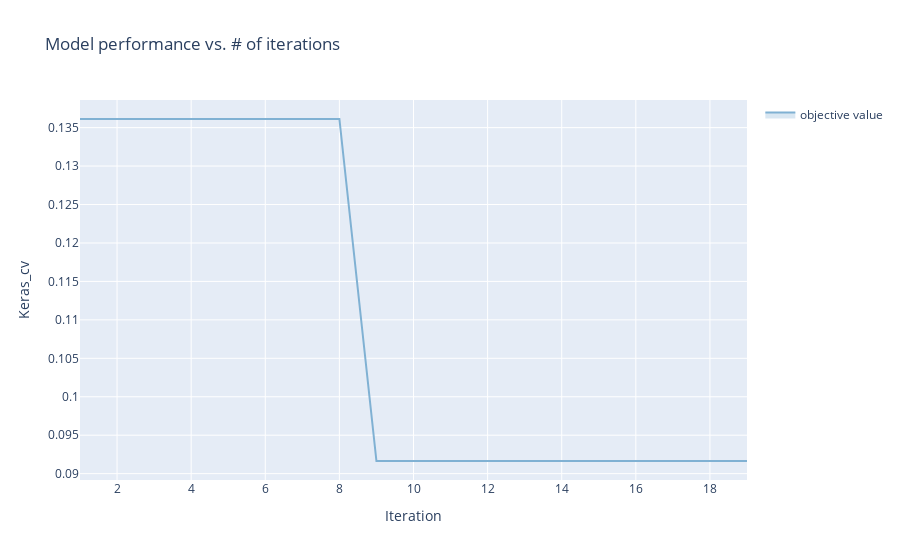

Notebook source saved alongside this figure:
### Code cell
render(ax_client.get_optimization_trace()) # Objective_optimum is op

### Figure 1 — Plotly figure (JSON) as saved in the notebook; plotly's stock layout.template omitted (floating-point values rounded to 4 significant figures)
{"data": [{"showlegend": false, "legendgroup": "", "mode": "lines", "hoverinfo": "none", "y": [0.1361, 0.1361, 0.1361, 0.1361, 0.1361, 0.1361, 0.1361, 0.1361, 0.09165, 0.09165, 0.09165, 0.09165, 0.09165, 0.09165, 0.09165, 0.09165, 0.09165, 0.09165, 0.09165], "x": [1, 2, 3, 4, 5, 6, 7, 8, 9, 10, 11, 12, 13, 14, 15, 16, 17, 18, 19], "line": {"width": 0}, "type": "scatter"}, {"legendgroup": "objective value", "name": "objective value", "text": ["<br><em>Parameterization:</em><br>learning_rate: 0.004001939848177462<br>num_layer_p: 1<br>hidden_units_p: 256<br>dropOutRate_p: 0.5<br>batch_size: 32<br>optimizer: adam", "<br><em>Parameterization:</em><br>learning_rate: 0.000824094380624068<br>num_layer_p: 4<br>hidden_units_p: 1024<br>dropOutRate_p: 0.0<br>batch_size: 2<br>optimizer: adam", "<br><em>Parameterization:</em><br>learning_rate: 0.0004508272510808927<br>num_layer_p: 1<br>hidden_units_p: 1024<br>dropOutRate_p: 0.0<br>batch_size: 32<br>optimizer: rms", "<br><em>Parameterization:</em><br>learning_rate: 0.0004411679522677528<br>num_layer_p: 4<br>hidden_units_p: 512<br>dropOutRate_p: 0.5<br>batch_size: 32<br>optimizer: rms", "<br><em>Parameterization:</em><br>learning_rate: 0.0001361138449132927<br>num_layer_p: 2<br>hidden_units_p: 256<br>dropOutRate_p: 0.25<br>batch_size: 4<br>optimizer: adam", "<br><em>Parameterization:</em><br>learning_rate: 0.0002471065992499745<br>num_layer_p: 4<br>hidden_units_p: 512<br>dropOutRate_p: 0.5<br>batch_size: 4<br>optimizer: rms", "<br><em>Parameterization:</em><br>learning_rate: 0.0009080297014155957<br>num_layer_p: 2<br>hidden_units_p: 256<br>dropOutRate_p: 0.5<br>batch_size: 4<br>optimizer: rms", "<br><em>Parameterization:</em><br>learning_rate: 0.0032309480604567546<br>num_layer_p: 1<br>hidden_units_p: 256<br>dropOutRate_p: 0.25<br>batch_size: 32<br>optimizer: rms", "<br><em>Parameterization:</em><br>learning_rate: 0.00018003208368507355<br>num_layer_p: 2<br>hidden_units_p: 256<br>dropOutRate_p: 0.5<br>batch_size: 16<br>optimizer: adam", "<br><em>Parameterization:</em><br>learning_rate: 0.0012463347243434376<br>num_layer_p: 3<br>hidden_units_p: 1024<br>dropOutRate_p: 0.25<br>batch_size: 16<br>optimizer: adam", "<br><em>Parameterization:</em><br>learning_rate: 0.005545660396215259<br>num_layer_p: 5<br>hidden_units_p: 512<br>dropOutRate_p: 0.0<br>batch_size: 32<br>optimizer: rms", "<br><em>Parameterization:</em><br>learning_rate: 0.005597703443656687<br>num_layer_p: 1<br>hidden_units_p: 1024<br>dropOutRate_p: 0.25<br>batch_size: 2<br>optimizer: rms", "<br><em>Parameterization:</em><br>learning_rate: 0.008419363019012858<br>num_layer_p: 2<br>hidden_units_p: 512<br>dropOutRate_p: 0.5<br>batch_size: 32<br>optimizer: rms", "<br><em>Parameterization:</em><br>learning_rate: 0.0008385301090534638<br>num_layer_p: 2<br>hidden_units_p: 256<br>dropOutRate_p: 0.25<br>batch_size: 32<br>optimizer: adam", "<br><em>Parameterization:</em><br>learning_rate: 0.0002520550746287019<br>num_layer_p: 1<br>hidden_units_p: 1024<br>dropOutRate_p: 0.25<br>batch_size: 2<br>optimizer: adam", "<br><em>Parameterization:</em><br>learning_rate: 0.00033612313623617097<br>num_layer_p: 5<br>hidden_units_p: 1024<br>dropOutRate_p: 0.25<br>batch_size: 2<br>optimizer: rms", "<br><em>Parameterization:</em><br>learning_rate: 0.00010481784826511704<br>num_layer_p: 3<br>hidden_units_p: 256<br>dropOutRate_p: 0.5<br>batch_size: 4<br>optimizer: adam", "<br><em>Parameterization:</em><br>learning_rate: 0.006006507578267475<br>num_layer_p: 5<br>hidden_units_p: 1024<br>dropOutRate_p: 0.0<br>batch_size: 16<br>optimizer: adam", "<br><em>Parameterization:</em><br>learning_rate: 0.00032227953724111723<br>num_layer_p: 2<br>hidden_units_p: 256<br>dropOutRate_p: 0.0<br>batch_size: 2<br>optimizer: adam"], "mode": "lines", "y": [0.1361, 0.1361, 0.1361, 0.1361, 0.1361, 0.1361, 0.1361, 0.1361, 0.09165, 0.09165, 0.09165, 0.09165, 0.09165, 0.09165, 0.09165, 0.09165, 0.09165, 0.09165, 0.09165], "x": [1, 2, 3, 4, 5, 6, 7, 8, 9, 10, 11, 12, 13, 14, 15, 16, 17, 18, 19], "line": {"color": "rgba(128,177,211,1)"}, "fill": "tonexty", "type": "scatter", "fillcolor": "rgba(128,177,211,0.3)"}, {"showlegend": false, "legendgroup": "", "mode": "lines", "hoverinfo": "none", "y": [0.1361, 0.1361, 0.1361, 0.1361, 0.1361, 0.1361, 0.1361, 0.1361, 0.09165, 0.09165, 0.09165, 0.09165, 0.09165, 0.09165, 0.09165, 0.09165, 0.09165, 0.09165, 0.09165], "x": [1, 2, 3, 4, 5, 6, 7, 8, 9, 10, 11, 12, 13, 14, 15, 16, 17, 18, 19], "line": {"width": 0}, "fill": "tonexty", "type": "scatter", "fillcolor": "rgba(128,177,211,0.3)"}], "layout": {"showlegend": true, "yaxis": {"title": {"text": "Keras_cv"}}, "xaxis": {"title": {"text": "Iteration"}}, "title": {"text": "Model performance vs. # of iterations"}}}
